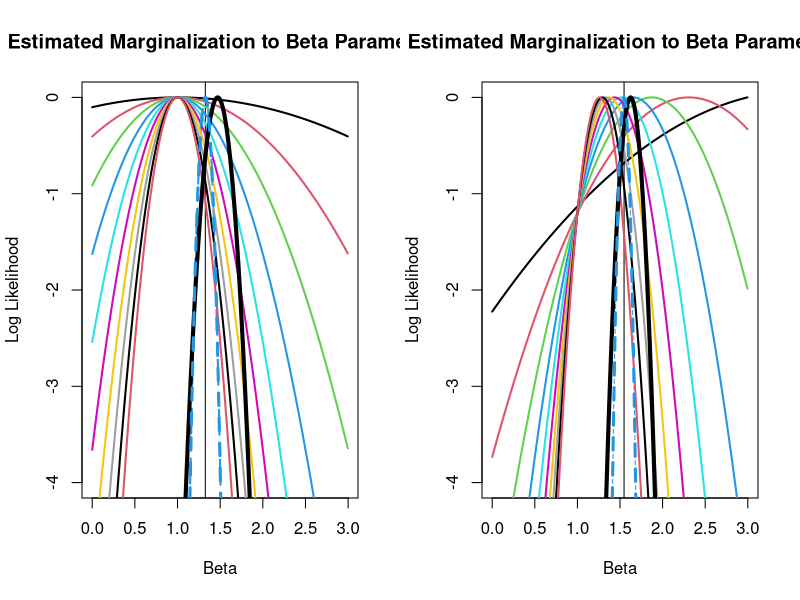

This chart was generated by the following R code:
pdf(file="Figure1.pdf",width=10)
#set for two plots
par(mfrow=c(1,2))

#Estimated log likelihood plot

# simple regression example recast as a sum of individual log likelihoods

#usual regresion without an intercept
x = c(1, 2, 3, 4, 5, 6, 7, 8, 9, 10, 17, 17, 17)
y = c(1, 2, 3, 4, 5, 6, 7, 8, 9, 10, 25, 25, 25)

#linear model without intercept
glm1=glm(y~-1 + x)

#write out the sum of individual log likleihoods
pp<-""
for(i in 1:length(y)){
pp<-paste(pp," 
+ dnorm(y[",i,"], b * x[",i,"],s,log=T)",sep="")
}
pp<-paste("fn<-function(pars){  b=pars[1];  return(-(",pp,"))}",sep="")
eval(parse(text=pp))



#list the log likelihood function
fn


#set s equal to the usual REML estimate and treat as known
s=sqrt(summary(glm1)$disp)

#set mle for slope
mle.b=summary(glm1)$coef[1,1]
#range of parameter values for b
ii=seq(0,3,(5 - -2)/1000)

#calculate and plot the combined log likelihood
cc=NULL
for(j in 1:length(ii))
cc[j]=-fn(ii[j])
mle=min(abs(ii-mle.b)) == abs(ii-mle.b)
plot(ii,cc - cc[mle] + 0 * 2 ,type="n",ylim=c(-4,0 * 4),ylab="Log Likelihood",xlab="Beta")
title(main="Estimated Marginalization to Beta Parameter")
lines(ii,cc - cc[mle] + 0 * 2,col=4,lty=2,lwd=2)

#mark the mle  
abline(v=mle.b)

#write out, evaluate and plot the individual log likelihoods
for(j in 1:length(y)){
pp<-paste("dnorm(y[",j,"], b * x[",j,"],s,log=T)",sep="")
pp<-paste("fn<-function(pars){ b=pars[1]; s=s; return(-(",pp,"))}",sep="")
eval(parse(text=pp))

ic=NULL
for(k in 1:length(ii))
ic[k]=-fn(ii[k])

i1=ic - max(ic)
lines(ii,i1 + 0 * rnorm(1,0,.05),col=x[j],ylim=c(-4,4),lwd=2)

}

#emphasize the "outliers" and combined log likelihoods
lines(ii,i1 + 0 * rnorm(1,0,.05),col=x[j],lwd=4)
lines(ii,cc - cc[mle] + 0 * 2,col=4,lty=2,lwd=3)


#now add an intercept (another parameter) and note not all log likelihoods are unimodal 
glm2=glm(y~x)

#write out the log likelihood
pp<-""
for(i in 1:length(y)){
pp<-paste(pp," 
+ dnorm(y[",i,"], u + b * x[",i,"],s,log=T)",sep="")
}
pp<-paste("fn<-function(pars){  b=pars[1]; u=u; s=s; return(-(",pp,"))}",sep="")
eval(parse(text=pp))

#list the log likelihood function
fn

#set u and s equal to the usual REML estimates and treat as known
u=summary(glm2)$coef[1,1]
s=sqrt(summary(glm2)$disp)
mle.b=summary(glm2)$coef[2,1]


#calculate and plot the combined log likelihood
cc=NULL
for(j in 1:length(ii))
cc[j]=-fn(ii[j])
mle=min(abs(ii-mle.b)) == abs(ii-mle.b)
plot(ii,cc - cc[mle] + 0 * 2 ,type="n",ylim=c(-4,0 * 4),xlim=c(0,3),ylab="Log Likelihood",xlab="Beta")
title(main="Estimated Marginalization to Beta Parameter")
lines(ii,cc - cc[mle] + 0 * 2,col=4,lty=2)

#mark mle for slope  
abline(v=mle.b)

#write out, evaluate and plot the individual log likelihoods
for(j in 1:length(y)){
pp<-paste("dnorm(y[",j,"], u + b * x[",j,"],s,log=T)",sep="")
pp<-paste("fn<-function(pars){ b=pars[1]; u=u; s=s; return(-(",pp,"))}",sep="")
eval(parse(text=pp))
ic=NULL
for(k in 1:length(ii))
ic[k]=-fn(ii[k])

i1=ic - max(ic)
lines(ii,i1 + 0 * rnorm(1,0,.05),col=x[j],ylim=c(-4,4),lwd=2)

}


#emphasize the "outliers" and combined log likelihoods
lines(ii,i1 + 0 * rnorm(1,0,.05),col=x[j],ylim=c(-4,4),lwd=4)
lines(ii,cc - cc[mle] + 0 * 2,col=4,lty=2,lwd=3)
dev.off()

